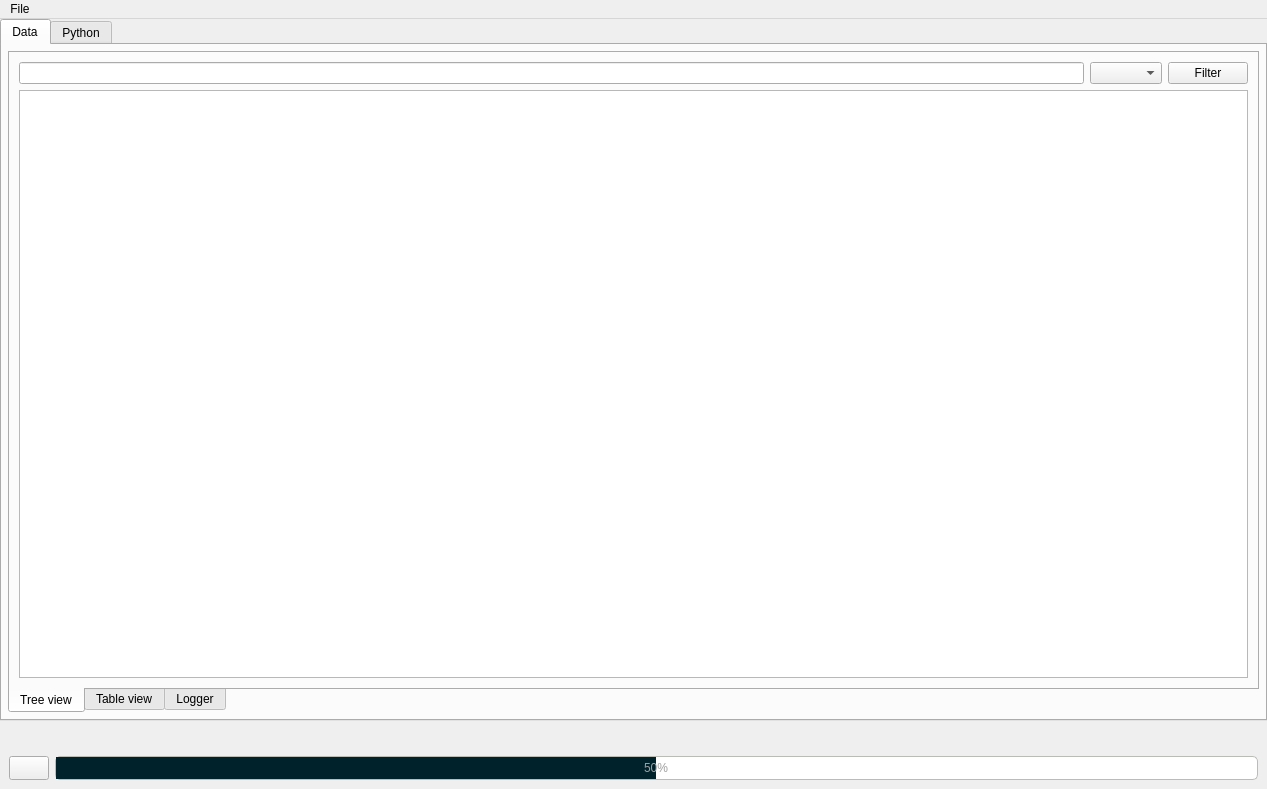
<?xml version="1.0" encoding="UTF-8"?>
<ui version="4.0">
 <class>RosetaExplorer</class>
 <widget class="QMainWindow" name="RosetaExplorer">
  <property name="geometry">
   <rect>
    <x>0</x>
    <y>0</y>
    <width>1267</width>
    <height>789</height>
   </rect>
  </property>
  <property name="baseSize">
   <size>
    <width>0</width>
    <height>0</height>
   </size>
  </property>
  <property name="acceptDrops">
   <bool>true</bool>
  </property>
  <property name="windowTitle">
   <string>Cgmes Explorer</string>
  </property>
  <property name="windowIcon">
   <iconset>
    <normaloff>:/Icons/icons/roseta.png</normaloff>:/Icons/icons/roseta.png</iconset>
  </property>
  <property name="autoFillBackground">
   <bool>false</bool>
  </property>
  <property name="iconSize">
   <size>
    <width>48</width>
    <height>48</height>
   </size>
  </property>
  <property name="toolButtonStyle">
   <enum>Qt::ToolButtonStyle::ToolButtonIconOnly</enum>
  </property>
  <property name="documentMode">
   <bool>false</bool>
  </property>
  <property name="tabShape">
   <enum>QTabWidget::TabShape::Rounded</enum>
  </property>
  <property name="dockNestingEnabled">
   <bool>false</bool>
  </property>
  <property name="unifiedTitleAndToolBarOnMac">
   <bool>false</bool>
  </property>
  <widget class="QWidget" name="centralwidget">
   <layout class="QVBoxLayout" name="verticalLayout_2">
    <property name="leftMargin">
     <number>0</number>
    </property>
    <property name="topMargin">
     <number>0</number>
    </property>
    <property name="rightMargin">
     <number>0</number>
    </property>
    <property name="bottomMargin">
     <number>0</number>
    </property>
    <item>
     <widget class="QFrame" name="frame">
      <property name="frameShape">
       <enum>QFrame::Shape::NoFrame</enum>
      </property>
      <property name="frameShadow">
       <enum>QFrame::Shadow::Raised</enum>
      </property>
      <layout class="QVBoxLayout" name="verticalLayout">
       <property name="leftMargin">
        <number>0</number>
       </property>
       <property name="topMargin">
        <number>0</number>
       </property>
       <property name="rightMargin">
        <number>0</number>
       </property>
       <property name="bottomMargin">
        <number>0</number>
       </property>
       <item>
        <widget class="QTabWidget" name="mainTabWidget">
         <property name="currentIndex">
          <number>0</number>
         </property>
         <widget class="QWidget" name="dataTabLayout">
          <attribute name="icon">
           <iconset resource="../Icons/icons.qrc">
            <normaloff>:/Icons/icons/array.png</normaloff>:/Icons/icons/array.png</iconset>
          </attribute>
          <attribute name="title">
           <string>Data</string>
          </attribute>
          <layout class="QVBoxLayout" name="verticalLayout_4">
           <property name="leftMargin">
            <number>6</number>
           </property>
           <property name="topMargin">
            <number>6</number>
           </property>
           <property name="rightMargin">
            <number>6</number>
           </property>
           <property name="bottomMargin">
            <number>6</number>
           </property>
           <item>
            <widget class="QTabWidget" name="modelTabWidget">
             <property name="tabPosition">
              <enum>QTabWidget::TabPosition::South</enum>
             </property>
             <property name="currentIndex">
              <number>0</number>
             </property>
             <widget class="QWidget" name="tab_2">
              <attribute name="icon">
               <iconset resource="../Icons/icons.qrc">
                <normaloff>:/Icons/icons/array.png</normaloff>:/Icons/icons/array.png</iconset>
              </attribute>
              <attribute name="title">
               <string>Tree view</string>
              </attribute>
              <layout class="QVBoxLayout" name="verticalLayout_5">
               <item>
                <widget class="QFrame" name="frame_5">
                 <property name="frameShape">
                  <enum>QFrame::Shape::NoFrame</enum>
                 </property>
                 <property name="frameShadow">
                  <enum>QFrame::Shadow::Raised</enum>
                 </property>
                 <layout class="QHBoxLayout" name="horizontalLayout_3">
                  <property name="leftMargin">
                   <number>0</number>
                  </property>
                  <property name="topMargin">
                   <number>0</number>
                  </property>
                  <property name="rightMargin">
                   <number>0</number>
                  </property>
                  <property name="bottomMargin">
                   <number>0</number>
                  </property>
                  <item>
                   <widget class="QLineEdit" name="treeFilterLineEdit"/>
                  </item>
                  <item>
                   <widget class="QComboBox" name="treeFilterComboBox"/>
                  </item>
                  <item>
                   <widget class="QPushButton" name="treeFilterButton">
                    <property name="text">
                     <string>Filter</string>
                    </property>
                   </widget>
                  </item>
                 </layout>
                </widget>
               </item>
               <item>
                <widget class="QTreeView" name="mainTreeView"/>
               </item>
              </layout>
             </widget>
             <widget class="QWidget" name="modelTab">
              <attribute name="icon">
               <iconset resource="../Icons/icons.qrc">
                <normaloff>:/Icons/icons/array.png</normaloff>:/Icons/icons/array.png</iconset>
              </attribute>
              <attribute name="title">
               <string>Table view</string>
              </attribute>
              <layout class="QVBoxLayout" name="verticalLayout_10">
               <item>
                <widget class="QSplitter" name="main_splitter">
                 <property name="orientation">
                  <enum>Qt::Orientation::Horizontal</enum>
                 </property>
                 <widget class="QFrame" name="frame_2">
                  <property name="frameShape">
                   <enum>QFrame::Shape::NoFrame</enum>
                  </property>
                  <property name="frameShadow">
                   <enum>QFrame::Shadow::Raised</enum>
                  </property>
                  <layout class="QVBoxLayout" name="verticalLayout_6">
                   <property name="leftMargin">
                    <number>0</number>
                   </property>
                   <property name="topMargin">
                    <number>0</number>
                   </property>
                   <property name="rightMargin">
                    <number>0</number>
                   </property>
                   <property name="bottomMargin">
                    <number>0</number>
                   </property>
                   <item>
                    <widget class="QFrame" name="frame_7">
                     <property name="minimumSize">
                      <size>
                       <width>0</width>
                       <height>26</height>
                      </size>
                     </property>
                     <property name="maximumSize">
                      <size>
                       <width>16777215</width>
                       <height>16777215</height>
                      </size>
                     </property>
                     <property name="frameShape">
                      <enum>QFrame::Shape::NoFrame</enum>
                     </property>
                     <property name="frameShadow">
                      <enum>QFrame::Shadow::Raised</enum>
                     </property>
                     <layout class="QHBoxLayout" name="horizontalLayout_2">
                      <property name="leftMargin">
                       <number>0</number>
                      </property>
                      <property name="topMargin">
                       <number>0</number>
                      </property>
                      <property name="rightMargin">
                       <number>0</number>
                      </property>
                      <property name="bottomMargin">
                       <number>0</number>
                      </property>
                      <item>
                       <widget class="QLabel" name="modelTypeLabel">
                        <property name="text">
                         <string>...</string>
                        </property>
                       </widget>
                      </item>
                      <item>
                       <spacer name="horizontalSpacer">
                        <property name="orientation">
                         <enum>Qt::Orientation::Horizontal</enum>
                        </property>
                        <property name="sizeHint" stdset="0">
                         <size>
                          <width>529</width>
                          <height>20</height>
                         </size>
                        </property>
                       </spacer>
                      </item>
                     </layout>
                    </widget>
                   </item>
                   <item>
                    <widget class="QListView" name="clasesListView"/>
                   </item>
                  </layout>
                 </widget>
                 <widget class="QFrame" name="frame_6">
                  <property name="frameShape">
                   <enum>QFrame::Shape::NoFrame</enum>
                  </property>
                  <property name="frameShadow">
                   <enum>QFrame::Shadow::Raised</enum>
                  </property>
                  <layout class="QVBoxLayout" name="verticalLayout_3">
                   <property name="leftMargin">
                    <number>1</number>
                   </property>
                   <property name="topMargin">
                    <number>1</number>
                   </property>
                   <property name="rightMargin">
                    <number>1</number>
                   </property>
                   <property name="bottomMargin">
                    <number>1</number>
                   </property>
                   <item>
                    <widget class="QFrame" name="frame_4">
                     <property name="maximumSize">
                      <size>
                       <width>16777215</width>
                       <height>40</height>
                      </size>
                     </property>
                     <property name="frameShape">
                      <enum>QFrame::Shape::NoFrame</enum>
                     </property>
                     <property name="frameShadow">
                      <enum>QFrame::Shadow::Raised</enum>
                     </property>
                     <layout class="QHBoxLayout" name="horizontalLayout">
                      <property name="leftMargin">
                       <number>0</number>
                      </property>
                      <property name="topMargin">
                       <number>0</number>
                      </property>
                      <property name="rightMargin">
                       <number>0</number>
                      </property>
                      <property name="bottomMargin">
                       <number>0</number>
                      </property>
                      <item>
                       <widget class="QLineEdit" name="filterLineEdit"/>
                      </item>
                      <item>
                       <widget class="QComboBox" name="filterComboBox"/>
                      </item>
                      <item>
                       <widget class="QPushButton" name="filterButton">
                        <property name="text">
                         <string>Filter</string>
                        </property>
                       </widget>
                      </item>
                     </layout>
                    </widget>
                   </item>
                   <item>
                    <widget class="QTableView" name="propertiesTableView"/>
                   </item>
                  </layout>
                 </widget>
                </widget>
               </item>
              </layout>
             </widget>
             <widget class="QWidget" name="loggerTab">
              <attribute name="icon">
               <iconset resource="../Icons/icons.qrc">
                <normaloff>:/Icons/icons/data.png</normaloff>:/Icons/icons/data.png</iconset>
              </attribute>
              <attribute name="title">
               <string>Logger</string>
              </attribute>
              <layout class="QVBoxLayout" name="verticalLayout_9">
               <item>
                <widget class="QTreeView" name="loggerTreeView"/>
               </item>
              </layout>
             </widget>
            </widget>
           </item>
          </layout>
         </widget>
         <widget class="QWidget" name="tab">
          <attribute name="icon">
           <iconset resource="../Icons/icons.qrc">
            <normaloff>:/Icons/icons/console.png</normaloff>:/Icons/icons/console.png</iconset>
          </attribute>
          <attribute name="title">
           <string>Python</string>
          </attribute>
          <layout class="QHBoxLayout" name="horizontalLayout_4">
           <item>
            <layout class="QVBoxLayout" name="consoleLayout"/>
           </item>
          </layout>
         </widget>
        </widget>
       </item>
      </layout>
     </widget>
    </item>
    <item>
     <widget class="QFrame" name="progress_frame">
      <property name="frameShape">
       <enum>QFrame::Shape::NoFrame</enum>
      </property>
      <property name="frameShadow">
       <enum>QFrame::Shadow::Raised</enum>
      </property>
      <layout class="QGridLayout" name="gridLayout_7">
       <item row="1" column="0">
        <widget class="QPushButton" name="cancelButton">
         <property name="minimumSize">
          <size>
           <width>0</width>
           <height>24</height>
          </size>
         </property>
         <property name="toolTip">
          <string>Cancel process</string>
         </property>
         <property name="text">
          <string/>
         </property>
         <property name="icon">
          <iconset resource="../Icons/icons.qrc">
           <normaloff>:/Icons/icons/delete.png</normaloff>:/Icons/icons/delete.png</iconset>
         </property>
        </widget>
       </item>
       <item row="1" column="1">
        <widget class="QProgressBar" name="progressBar">
         <property name="palette">
          <palette>
           <active>
            <colorrole role="Text">
             <brush brushstyle="SolidPattern">
              <color alpha="255">
               <red>159</red>
               <green>159</green>
               <blue>159</blue>
              </color>
             </brush>
            </colorrole>
            <colorrole role="PlaceholderText">
             <brush brushstyle="SolidPattern">
              <color alpha="128">
               <red>159</red>
               <green>159</green>
               <blue>159</blue>
              </color>
             </brush>
            </colorrole>
           </active>
           <inactive>
            <colorrole role="Text">
             <brush brushstyle="SolidPattern">
              <color alpha="255">
               <red>159</red>
               <green>159</green>
               <blue>159</blue>
              </color>
             </brush>
            </colorrole>
            <colorrole role="PlaceholderText">
             <brush brushstyle="SolidPattern">
              <color alpha="128">
               <red>159</red>
               <green>159</green>
               <blue>159</blue>
              </color>
             </brush>
            </colorrole>
           </inactive>
           <disabled>
            <colorrole role="Text">
             <brush brushstyle="SolidPattern">
              <color alpha="255">
               <red>120</red>
               <green>120</green>
               <blue>120</blue>
              </color>
             </brush>
            </colorrole>
            <colorrole role="PlaceholderText">
             <brush brushstyle="SolidPattern">
              <color alpha="128">
               <red>0</red>
               <green>0</green>
               <blue>0</blue>
              </color>
             </brush>
            </colorrole>
           </disabled>
          </palette>
         </property>
         <property name="autoFillBackground">
          <bool>false</bool>
         </property>
         <property name="styleSheet">
          <string notr="true">QProgressBar {
	border: 1px solid rgb(186, 189, 182);
    border-radius: 5px;
	text-align: center;
}
QProgressBar::chunk{
	background-color: rgb(0, 34, 43);
    color: rgb(255, 255, 255)
}
</string>
         </property>
         <property name="value">
          <number>50</number>
         </property>
         <property name="textVisible">
          <bool>true</bool>
         </property>
         <property name="invertedAppearance">
          <bool>false</bool>
         </property>
        </widget>
       </item>
       <item row="0" column="1">
        <widget class="QLabel" name="progressLabel">
         <property name="text">
          <string/>
         </property>
        </widget>
       </item>
      </layout>
     </widget>
    </item>
   </layout>
  </widget>
  <widget class="QMenuBar" name="menuBar">
   <property name="geometry">
    <rect>
     <x>0</x>
     <y>0</y>
     <width>1267</width>
     <height>23</height>
    </rect>
   </property>
   <widget class="QMenu" name="menuFile">
    <property name="title">
     <string>File</string>
    </property>
    <addaction name="actionSave_logs"/>
   </widget>
   <addaction name="menuFile"/>
  </widget>
  <action name="actionSave_logs">
   <property name="icon">
    <iconset resource="../Icons/icons.qrc">
     <normaloff>:/Icons/icons/save.png</normaloff>:/Icons/icons/save.png</iconset>
   </property>
   <property name="text">
    <string>Save logs</string>
   </property>
  </action>
 </widget>
 <resources>
  <include location="../Icons/icons.qrc"/>
 </resources>
 <connections/>
</ui>
